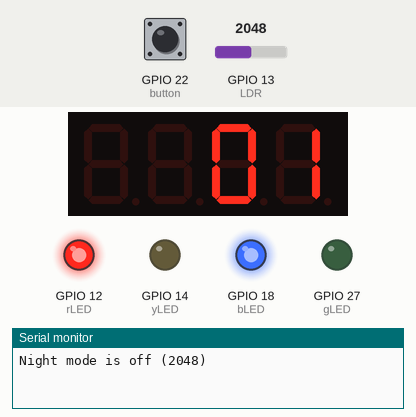
A program run on a simulated ESP32. Parts: 4-digit seven-segment display, output pins drawn as LEDs (lit = HIGH), the last lines printed to the serial monitor. Dashed ring = blinking. The inputs (shaded band) are chosen by the test bench; at power-on: GPIO 22 (button) HIGH, GPIO 13 (LDR) = 2048.

Above: at 1.6 s.
1.7 s: GPIO 22 (button) pulled LOW for 0.15 s
At 4.2 s:
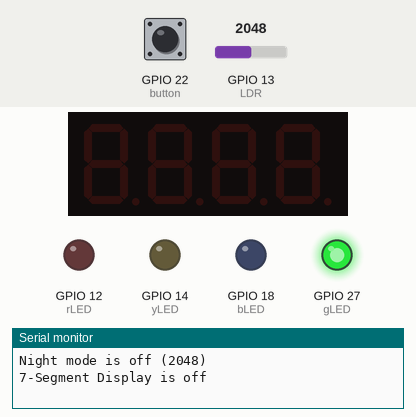
10.5 s: GPIO 13 (LDR) set to 960
At 15.7 s:
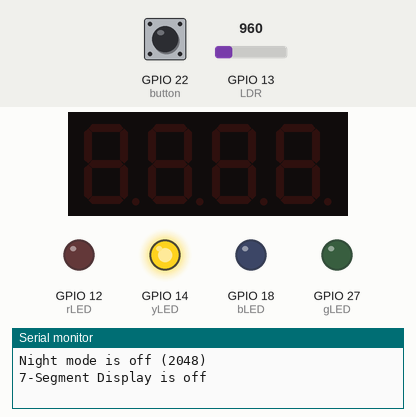
24.5 s: GPIO 13 (LDR) set to 1042
At 27.2 s:
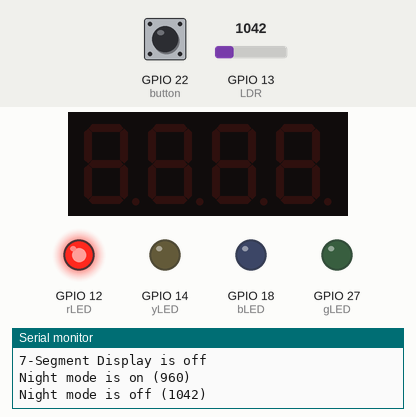
38.5 s: GPIO 22 (button) pulled LOW for 1 s
At 39.9 s:
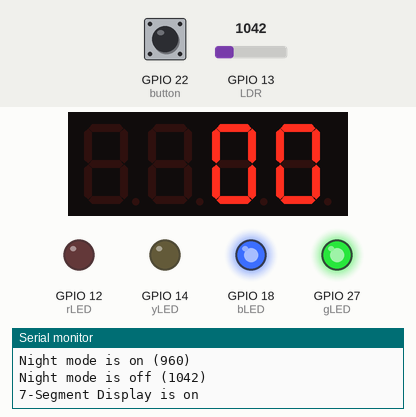
42.6 s: GPIO 13 (LDR) set to 491
At 44.8 s:
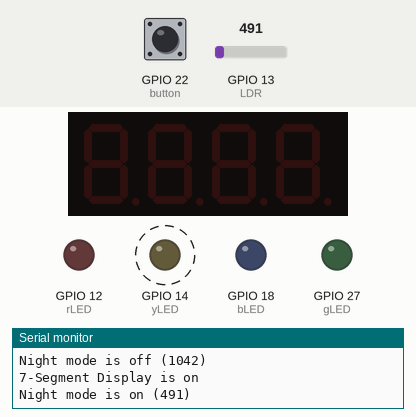
Timing chart, 0 to 50.6 s (numbered marks = the images above; inputs shaded):
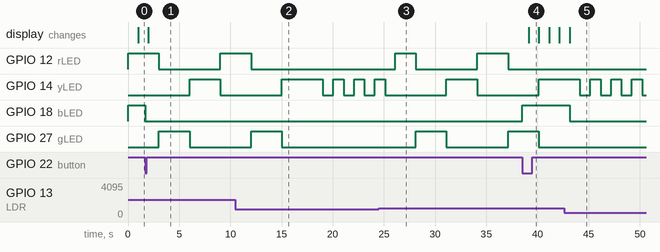

Measured:
- the behaviour switches between 999 and 1000 on GPIO 13 (LDR) (found by bisection; images 2 and 3)
- after the input at 1.7 s, GPIO 18 (bLED): HIGH → LOW at once
- after the input at 10.5 s, GPIO 12 (rLED): goes on until 12.0 s, then stays LOW; GPIO 27 (gLED): goes on until 15.0 s, then stays LOW
- after the input at 24.5 s, GPIO 12 (rLED): LOW → HIGH after 1.6 s, → LOW 2.0 s later, → HIGH 6.0 s later, → LOW 3.0 s later; GPIO 27 (gLED): LOW → HIGH after 3.6 s, → LOW 3.0 s later, → HIGH 6.0 s later
- after the input at 38.5 s, GPIO 18 (bLED): LOW → HIGH at once; the display: changes after 0.63 s (image 4)
- after the input at 42.6 s, GPIO 12 (rLED): stays LOW (without the input it goes to HIGH after 0.53 s); GPIO 18 (bLED): HIGH → LOW after 0.55 s; GPIO 27 (gLED): stays LOW (without the input it goes to HIGH after 3.5 s)

The program:

main.cpp
```cpp
#include <Arduino.h>
#include <TM1637Display.h>

// LED
const uint rLED = 12;
const uint yLED = 14;
const uint gLED = 27;

const uint bLED = 18;

//7-segment display
const uint CLK = 5;
const uint DIO = 21;

//button & light sensor
const uint LDR = 13;
const uint button = 22;

const ulong rTime = 3000;
const ulong yTime = 3000;
const ulong gTime = 3000;

bool isNightMode = true;
ulong baseTime = 0;
int cd = 0;
bool lastButtonState = LOW;
bool toggleButtonState = true;
bool isNoticed_1 = false;
bool isNoticed_2 = false;

TM1637Display display(CLK, DIO);

//Return `True` if the state of the button is on
bool checkButton() {
    static unsigned long lastDebounceTime = 0;
    const unsigned long debounceDelay = 100;

    bool buttonState = digitalRead(button);

    if (buttonState == LOW && lastButtonState == HIGH && (millis() - lastDebounceTime > debounceDelay)) {
        toggleButtonState = !toggleButtonState;
        toggleButtonState ? Serial.println("7-Segment Display is on") : Serial.println("7-Segment Display is off");
        digitalWrite(bLED, toggleButtonState);
        lastDebounceTime = millis();
    }
    lastButtonState = buttonState;

    return toggleButtonState;
}

/*
  Turn on the signal light
  `(char) signal`:
    - `G` turn on the green light
    - `R` turn on the yellow light
    - `B` turn on the red light
*/
void turnOn(char signal) {
    if (signal == 'R') {
    digitalWrite(yLED, LOW);
    digitalWrite(gLED, LOW);
    digitalWrite(rLED, HIGH);
    //Serial.print("RED is on. Remaining time: )");
    }
    else if (signal == 'Y') {
    digitalWrite(yLED, HIGH);
    digitalWrite(gLED, LOW);
    digitalWrite(rLED, LOW);
    //Serial.println("YELLOW is on. Remaining time: )");
    }
    else if (signal == 'G') {
    digitalWrite(yLED, LOW);
    digitalWrite(gLED, HIGH);
    digitalWrite(rLED, LOW);
    //Serial.println("GREEN is on. Remaining time: )");
    }
}

void resetMillis() {
    baseTime = millis();
}

uint getAdjustedMillis() {
    if (!isNightMode)
        checkButton();
    return millis() - baseTime;
}

void showNumberIn7SD(uint cd) {
    cd < 0 ? cd = +0 : cd;
    display.showNumberDec(cd, true, 2,2);
}

// Turn of the 7-segment display
void clear7SD() {
    display.clear();
}

void TrafficLight() {
    char signals[3] = {'R', 'G', 'Y'};
    ulong periods[3] = {rTime, gTime, yTime};

    for (int i = 0; i < 3; i++) {
        turnOn(signals[i]);
        toggleButtonState ? display.showNumberDec(uint(periods[i]/1000)-1, true, 2,2) : clear7SD();

        while (getAdjustedMillis() <= periods[i] and int(periods[i] - getAdjustedMillis()) > 0) {
            if (getAdjustedMillis() % 1000 == 0) {
                cd = int((periods[i] - getAdjustedMillis())/1000)-1;
                toggleButtonState ? display.showNumberDec(cd, true, 2,2) : clear7SD();
                //Serial.println(int(periods[i] - getAdjustedMillis())/1000);
            }
        }
        resetMillis();
    }
}

void NightMode() {
    clear7SD();
    digitalWrite(bLED, LOW);
    turnOn('Y');
    resetMillis();
    while (getAdjustedMillis() < 1000)
        true;

    digitalWrite(yLED, LOW);
    resetMillis();
    while (getAdjustedMillis() < 1000)
        true;
}

void setup() {
    Serial.begin(115200);

    pinMode(rLED, OUTPUT);
    pinMode(yLED, OUTPUT);
    pinMode(gLED, OUTPUT);
    pinMode(bLED, OUTPUT);

    pinMode(button, INPUT_PULLUP);

    digitalWrite(yLED, LOW);
    digitalWrite(gLED, LOW);
    digitalWrite(rLED, HIGH);
    digitalWrite(bLED, HIGH);

    display.setBrightness(7);
}

void loop() {
    int sensorValue = analogRead(LDR);
    if (sensorValue < 1000) {
        if (!isNoticed_1) {
            Serial.print("Night mode is on (");
            Serial.print(sensorValue);
            Serial.println(")");
            isNoticed_1 = true;
            isNoticed_2 = false;
        }
        isNightMode = true;

        NightMode();
    }
    else {
        isNightMode = false;
        if (!isNoticed_2) {
            Serial.print("Night mode is off (");
            Serial.print(sensorValue);
            Serial.println(")");
            isNoticed_2 = true;
            isNoticed_1 = false;
        }
        isNightMode = false;

        TrafficLight();
    }

    //Serial.println("Test night mode");
    //NightMode();
    //TrafficLight();
    //Serial.println(millis());
    //delay(100);
}
```
